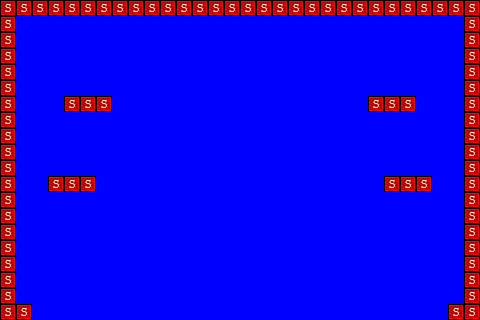

Rendered tile map (Tiled .tmx) drawn with the repository's tilesets; below, a short description and the map source with its tile grids summarised:
An orthogonal 30x20 tile map with 16x16 px tiles, 2 tile layers (Tile Layer 1, collision), 5 tilesets and 20 objects (19x brick, paddle).

<map version="1.0" orientation="orthogonal" width="30" height="20" tilewidth="16" tileheight="16" backgroundcolor="#0000ff">
 <tileset firstgid="1" name="ball" tilewidth="16" tileheight="16">
  <image source="../img/ball.png" width="16" height="16" />
 </tileset>
 <tileset firstgid="2" name="paddle" tilewidth="16" tileheight="16">
  <image source="../img/paddle.png" width="48" height="16" />
 </tileset>
 <tileset firstgid="5" name="brick" tilewidth="16" tileheight="16">
  <image source="../img/brick.png" width="32" height="16" />
 </tileset>
 <tileset firstgid="7" name="solid-tile" tilewidth="16" tileheight="16">
  <image source="../img/solid-tile.png" width="16" height="16" />
  <tile id="0">
   <properties>
    <property name="type" value="solid" />
   </properties>
  </tile>
 </tileset>
 <tileset firstgid="8" name="tiles" tilewidth="16" tileheight="16">
  <image source="../img/tiles.png" width="80" height="224" />
 </tileset>
 <layer name="Tile Layer 1" width="30" height="20">
  <data>[600 cells, 82 non-empty, 4 distinct tile ids]</data>
 </layer>
 <layer name="collision" width="30" height="20">
  <data>[600 cells, 82 non-empty, 1 distinct tile ids]</data>
 </layer>
 <objectgroup color="#ff5500" name="entity-brick" width="30" height="20">
  <object name="brick" x="80" y="48" width="32" height="16" />
  <object name="brick" x="224" y="96" width="32" height="16" />
  <object name="brick" x="176" y="96" width="32" height="16" />
  <object name="brick" x="128" y="96" width="32" height="16" />
  <object name="brick" x="368" y="48" width="32" height="16" />
  <object name="brick" x="320" y="48" width="32" height="16" />
  <object name="brick" x="272" y="48" width="32" height="16" />
  <object name="brick" x="224" y="48" width="32" height="16" />
  <object name="brick" x="176" y="48" width="32" height="16" />
  <object name="brick" x="128" y="48" width="32" height="16" />
  <object name="brick" x="272" y="96" width="32" height="16" />
  <object name="brick" x="320" y="96" width="32" height="16" />
  <object name="brick" x="368" y="144" width="32" height="16" />
  <object name="brick" x="320" y="144" width="32" height="16" />
  <object name="brick" x="272" y="144" width="32" height="16" />
  <object name="brick" x="224" y="144" width="32" height="16" />
  <object name="brick" x="176" y="144" width="32" height="16" />
  <object name="brick" x="128" y="144" width="32" height="16" />
  <object name="brick" x="80" y="144" width="32" height="16" />
 </objectgroup>
 <objectgroup color="#ff0000" name="enitity-paddle" width="30" height="20">
  <object name="paddle" x="128" y="272" width="48" height="16" />
 </objectgroup>
</map>
